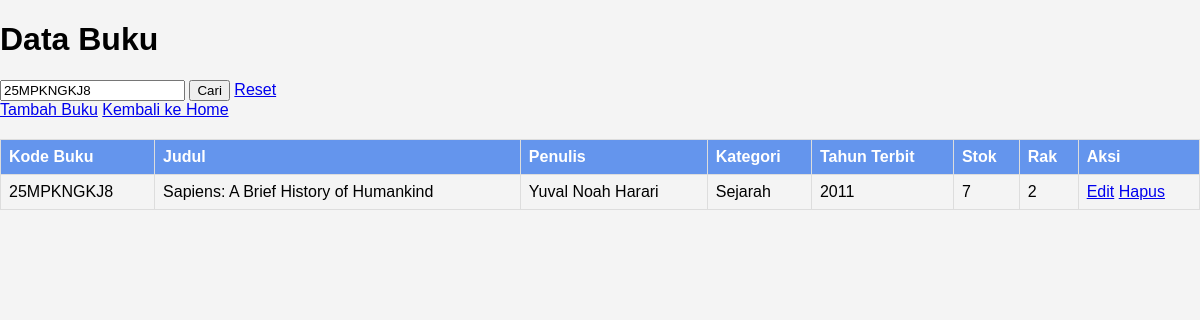
The page /modules/buku/index.php?keyword=25MPKNGKJ8 on the database its author committed.
### tables this page shows
CREATE TABLE `buku` (
  `id_buku` int(11) NOT NULL,
  `kode_buku` varchar(50) NOT NULL,
  `judul` varchar(255) NOT NULL,
  `penulis` varchar(255) NOT NULL,
  `kategori` varchar(255) DEFAULT NULL,
  `tahun_terbit` int(4) NOT NULL,
  `rak` int(2) NOT NULL,
  `stok` int(11) NOT NULL
);

### modules/buku/index.php (the view, shortened to what this page needs)
<?php
include '../../config/koneksi.php';
$keyword = isset($_GET['keyword']) ? $_GET['keyword'] : '';
$query = "SELECT * FROM buku WHERE
          kode_buku LIKE '%$keyword%' OR
          judul LIKE '%$keyword%' OR
          penulis LIKE '%$keyword%' OR
          kategori LIKE '%$keyword%' OR
          tahun_terbit LIKE '%$keyword%' OR
          rak LIKE '%$keyword%'";
$result = $conn->query($query);
?>
<!DOCTYPE html>
<html lang="en">
<head>
    <link rel="stylesheet" href="../../assets/css/style.css">
</head>
<body>
    <h1>Data Buku</h1>
    <form method="GET" action="index.php">
        <input type="text" name="keyword" placeholder="Cari buku..." value="<?= htmlspecialchars($keyword); ?>">
        <button type="submit">Cari</button>
        <a href="index.php">Reset</a>
    </form>
    <a href="tambah.php">Tambah Buku</a>
    <a href="../../home.php">Kembali ke Home</a>
    <table border="1" cellspacing="0" cellpadding="5">
        <thead>
            <tr>
                <th>Kode Buku</th>
                <th>Judul</th>
                <th>Penulis</th>
                <th>Kategori</th>
                <th>Tahun Terbit</th>
                <th>Stok</th>
                <th>Rak</th>
                <th>Aksi</th>
            </tr>
        </thead>
        <tbody>
            <?php if ($result->num_rows > 0): ?>
                <?php while ($row = $result->fetch_assoc()): ?>
                    <tr>
                        <td><?= $row['kode_buku']; ?></td>
                        <td><?= $row['judul']; ?></td>
                        <td><?= $row['penulis']; ?></td>
                        <td><?= $row['kategori']; ?></td>
                        <td><?= $row['tahun_terbit']; ?></td>
                        <td><?= $row['stok']; ?></td>
                        <td><?= $row['rak']; ?></td>
                        <td>
                            <a href="edit.php?kode_buku=<?= $row['kode_buku']; ?>">Edit</a>
                            <a href="hapus.php?kode_buku=<?= $row['kode_buku']; ?>" onclick="return confirm('Yakin ingin menghapus buku ini?')">Hapus</a>
                        </td>
                    </tr>
                <?php endwhile; ?>
            <?php else: ?>
                <tr>
                    <td colspan="8">Tidak ada data ditemukan</td>
                </tr>
            <?php endif; ?>
        </tbody>
    </table>
</body>
</html>

### assets/css/style.css (style rules this page uses)
body { font-family: Arial, sans-serif; margin: 0; padding: 0; background-color: #f4f4f4; }
table { width: 100%; border-collapse: collapse; margin: 20px 0; }
table th, table td { border: 1px solid #ddd; padding: 8px; }
table th { background: #6495ED; color: white; text-align: left; }

### rows shown on the page
buku: kode_buku "25MPKNGKJ8", judul "Sapiens: A Brief History of Humankind", penulis "Yuval Noah Harari", kategori "Sejarah", tahun_terbit "2011", stok "7", rak "2"
